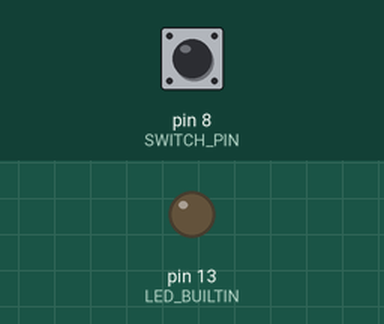
A sketch run on a simulated Arduino Uno, built with avr-gcc and run on an emulated ATmega328P. Parts: output pins drawn as LEDs (lit = HIGH). The inputs (shaded band) are chosen by the test bench; at power-on: pin 8 (SWITCH_PIN) HIGH.

Above: at 1.2 s.
1.3 s: pin 8 (SWITCH_PIN) pulled LOW for 0.15 s
At 1.37 s:
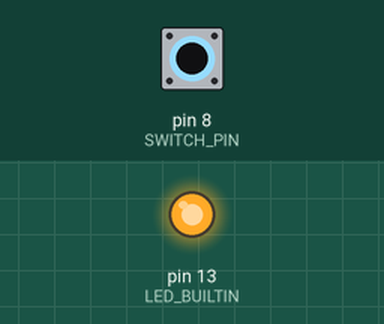
2.9 s: pin 8 (SWITCH_PIN) pulled LOW for 3.2 s
At 7.5 s:
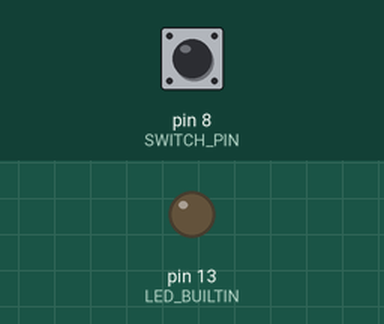
Timing chart, 0 to 9.0 s (numbered marks = the images above; inputs shaded):
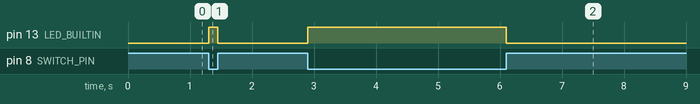

Measured:
- after the input at 1.3 s, pin 13 (LED_BUILTIN): LOW → HIGH at once, → LOW 0.15 s later
- after the input at 2.9 s, pin 13 (LED_BUILTIN): LOW → HIGH at once, → LOW 3.2 s later

The sketch:

ReedSwitch.ino
```cpp
/*
  Reed switch which short-circuits when a magnetic field is detected

  - VDD supply is 3.3V - 5V.

  - The module has a 10kΩ pull-up.

  - Debounce if using as digital signal!
*/

const byte SWITCH_PIN = 8;

void setup()
{
  pinMode(LED_BUILTIN, OUTPUT);
  pinMode(SWITCH_PIN, INPUT);
}

void loop()
{
  if (digitalRead(SWITCH_PIN) == LOW)
    digitalWrite(LED_BUILTIN, HIGH);
  else
    digitalWrite(LED_BUILTIN, LOW);
}
```
